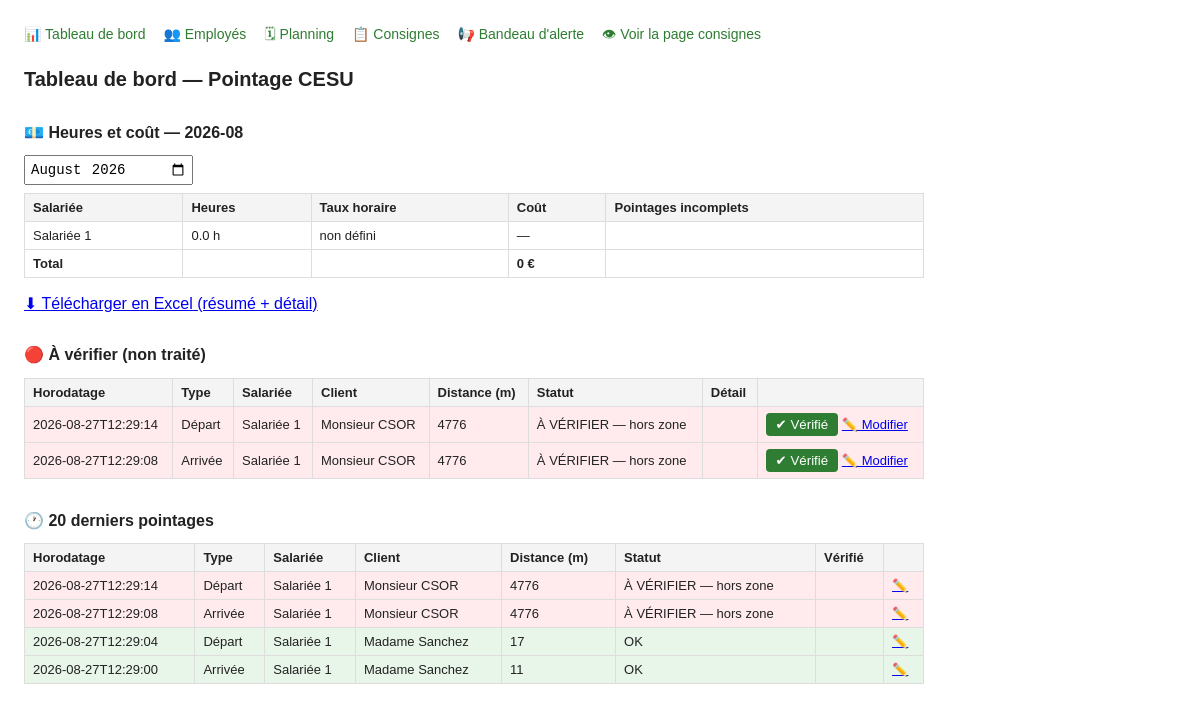
The page /admin on the database its author committed.
### tables this page shows
CREATE TABLE pointages (
            id INTEGER PRIMARY KEY AUTOINCREMENT,
            horodatage TEXT NOT NULL,
            type TEXT NOT NULL,
            salariee TEXT NOT NULL,
            client TEXT NOT NULL,
            lat REAL,
            lng REAL,
            precision REAL,
            distance INTEGER,
            statut TEXT,
            detail TEXT,
            verifie INTEGER DEFAULT 0
        );

### main.py (the view)
@app.get("/admin", response_class=HTMLResponse)
async def admin(request: Request, mois: str = None):
    mois = mois or datetime.now().strftime("%Y-%m")
    resume = calculer_heures_couts(mois)
    total_cout = sum(r["cout"] for r in resume if r["cout"] is not None)
    anomalies = get_pointages(only_unverified_issues=True)
    recents = get_pointages(limit=20)
    return templates.TemplateResponse("admin.html", {
        "request": request, "mois": mois, "resume": resume, "total_cout": round(total_cout, 2),
        "anomalies": anomalies, "recents": recents
    })

### templates/admin.html (shortened to what this page needs)
<!DOCTYPE html>
<html lang="fr">
<head>
</head>
<body>
<nav>
  <a href="/admin">📊 Tableau de bord</a>
  <a href="/admin/employes">👥 Employés</a>
  <a href="/admin/planning">🗓 Planning</a>
  <a href="/admin/consignes">📋 Consignes</a>
  <a href="/admin/bandeau">📢 Bandeau d'alerte</a>
  <a href="/consignes" target="_blank">👁 Voir la page consignes</a>
</nav>
<h1>Tableau de bord — Pointage CESU</h1>
<h2>💶 Heures et coût — {{ mois }}</h2>
<form method="get" action="/admin">
  <input type="month" name="mois" value="{{ mois }}" onchange="this.form.submit()">
</form>
<table>
  <tr><th>Salariée</th><th>Heures</th><th>Taux horaire</th><th>Coût</th><th>Pointages incomplets</th></tr>
  {% for r in resume %}
  <tr>
    <td>{{ r.salariee }}</td>
    <td>{{ r.heures }} h</td>
    <td>{{ (r.taux_horaire ~ " €/h") if r.taux_horaire else "non défini" }}</td>
    <td>{{ (r.cout ~ " €") if r.cout is not none else "—" }}</td>
    <td>{{ r.pointages_incomplets if r.pointages_incomplets else "" }}</td>
  </tr>
  {% endfor %}
  <tr><td><strong>Total</strong></td><td></td><td></td><td><strong>{{ total_cout }} €</strong></td><td></td></tr>
</table>
<p><a href="/admin/export.xlsx?mois={{ mois }}">⬇ Télécharger en Excel (résumé + détail)</a></p>
<h2>🔴 À vérifier (non traité)</h2>
{% if anomalies %}
<table>
  <tr><th>Horodatage</th><th>Type</th><th>Salariée</th><th>Client</th><th>Distance (m)</th><th>Statut</th><th>Détail</th><th></th></tr>
  {% for p in anomalies %}
  <tr class="alerte">
    <td>{{ p.horodatage }}</td><td>{{ p.type }}</td><td>{{ p.salariee }}</td><td>{{ p.client }}</td>
    <td>{{ p.distance or "" }}</td><td>{{ p.statut }}</td><td>{{ p.detail }}</td>
    <td>
      <form method="post" action="/admin/verifier/{{ p.id }}" style="display:inline"><button type="submit">✔ Vérifié</button></form>
      <a href="/admin/pointage/{{ p.id }}">✏️ Modifier</a>
    </td>
  </tr>
  {% endfor %}
</table>
{% else %}
<p class="vide">Aucune anomalie en attente ✅</p>
{% endif %}
<h2>🕐 20 derniers pointages</h2>
<table>
  <tr><th>Horodatage</th><th>Type</th><th>Salariée</th><th>Client</th><th>Distance (m)</th><th>Statut</th><th>Vérifié</th><th></th></tr>
  {% for p in recents %}
  <tr class="{{ 'ok' if p.statut == 'OK' else 'alerte' if 'VÉRIFIER' in p.statut or 'ERREUR' in p.statut else '' }}">
    <td>{{ p.horodatage }}</td><td>{{ p.type }}</td><td>{{ p.salariee }}</td><td>{{ p.client }}</td>
    <td>{{ p.distance or "" }}</td><td>{{ p.statut }}</td><td>{{ "✔" if p.verifie else "" }}</td>
    <td><a href="/admin/pointage/{{ p.id }}">✏️</a></td>
  </tr>
  {% endfor %}
</table>
</body>
</html>

### templates/admin.html (style rules this page uses)
body { font-family: Arial, sans-serif; margin: 24px; color: #222; max-width: 900px; }
h1 { font-size: 20px; }
h2 { font-size: 16px; margin-top: 32px; }
nav { margin-bottom: 20px; font-size: 14px; }
nav a { margin-right: 14px; color: #2e7d32; text-decoration: none; }
table { border-collapse: collapse; width: 100%; font-size: 13px; margin-top: 8px; }
th, td { border: 1px solid #ddd; padding: 6px 8px; text-align: left; }
th { background: #f4f4f4; }
tr.alerte { background: #ffebee; }
tr.ok { background: #e8f5e9; }
button { padding: 4px 10px; border: none; border-radius: 4px; background: #2e7d32; color: white; cursor: pointer; }
input[type=month] { font-size: 14px; padding: 4px; }

### rows shown on the page
pointages: salariee "Salariée 1", heures "0.0", taux_horaire "non défini", cout "—", horodatage "2026-08-27T12:29:00", type "Arrivée", client "Madame Sanchez", distance "11", statut "OK"
pointages: horodatage "2026-08-27T12:29:14", type "Départ", salariee "Salariée 1", client "Monsieur CSOR", distance "4776", statut "À VÉRIFIER — hors zone"
pointages: horodatage "2026-08-27T12:29:08", type "Arrivée", salariee "Salariée 1", client "Monsieur CSOR", distance "4776", statut "À VÉRIFIER — hors zone"
pointages: horodatage "2026-08-27T12:29:04", type "Départ", salariee "Salariée 1", client "Madame Sanchez", distance "17", statut "OK"

### other values the page prints
{{ mois }} "2026-08"
{{ total_cout }} "0"
